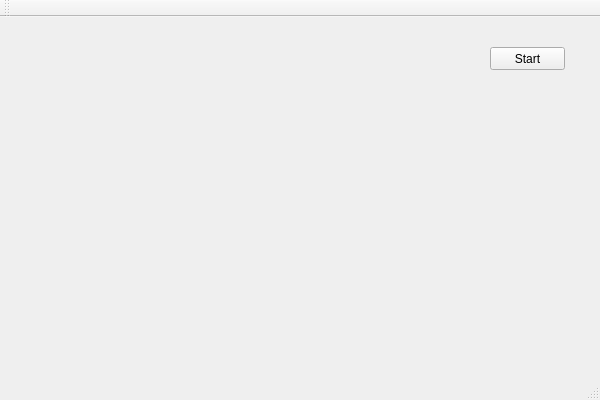
<?xml version="1.0" encoding="UTF-8"?>
<ui version="4.0">
 <class>BreakoutClass</class>
 <widget class="QMainWindow" name="BreakoutClass">
  <property name="geometry">
   <rect>
    <x>0</x>
    <y>0</y>
    <width>600</width>
    <height>400</height>
   </rect>
  </property>
  <property name="windowTitle">
   <string>Breakout</string>
  </property>
  <widget class="QWidget" name="centralWidget">
   <widget class="QPushButton" name="startButton">
    <property name="geometry">
     <rect>
      <x>490</x>
      <y>30</y>
      <width>75</width>
      <height>23</height>
     </rect>
    </property>
    <property name="text">
     <string>Start</string>
    </property>
   </widget>
  </widget>
  <widget class="QMenuBar" name="menuBar">
   <property name="geometry">
    <rect>
     <x>0</x>
     <y>0</y>
     <width>600</width>
     <height>21</height>
    </rect>
   </property>
  </widget>
  <widget class="QToolBar" name="mainToolBar">
   <attribute name="toolBarArea">
    <enum>TopToolBarArea</enum>
   </attribute>
   <attribute name="toolBarBreak">
    <bool>false</bool>
   </attribute>
  </widget>
  <widget class="QStatusBar" name="statusBar"/>
 </widget>
 <layoutdefault spacing="6" margin="11"/>
 <resources>
  <include location="breakout.qrc"/>
 </resources>
 <connections/>
</ui>
